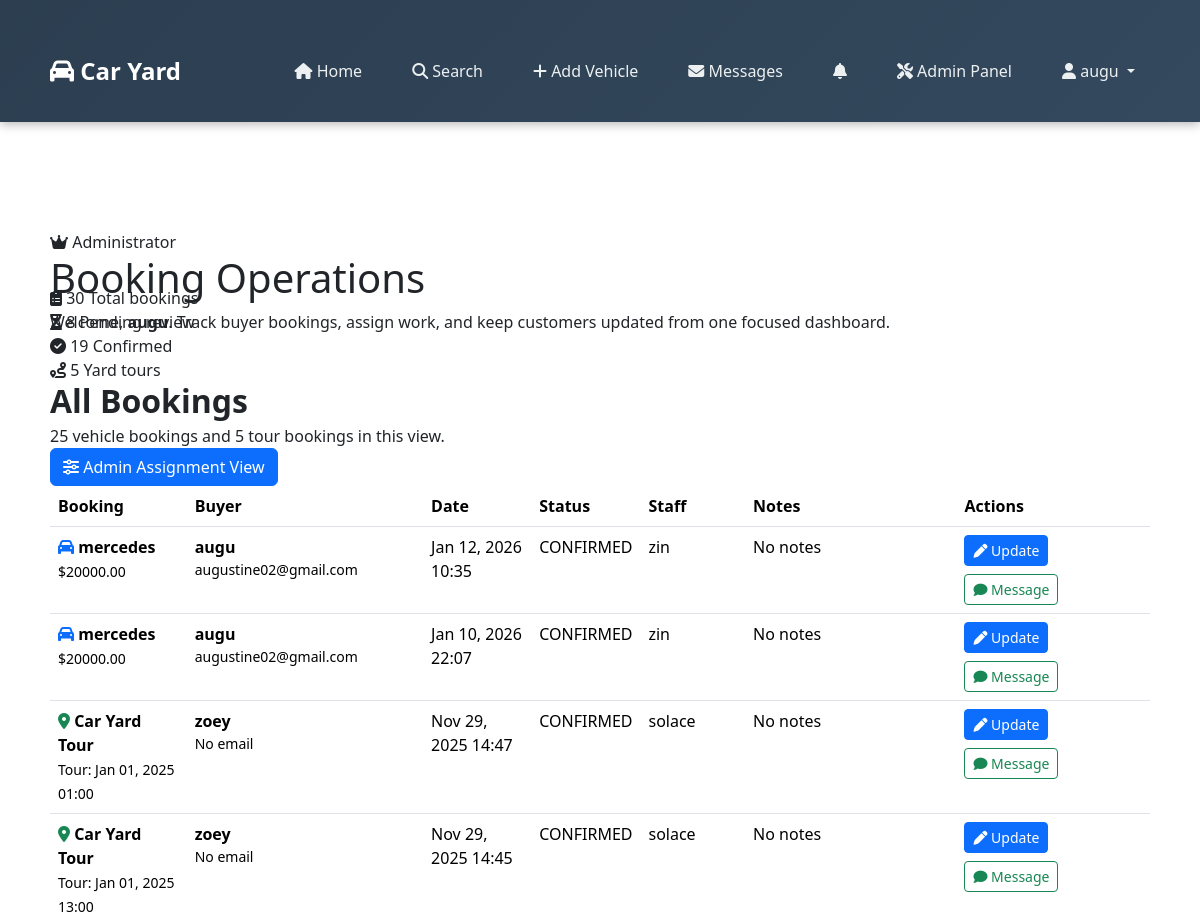
/staff/dashboard/ (signed in, upper part), run on an earlier commit of the app's database.
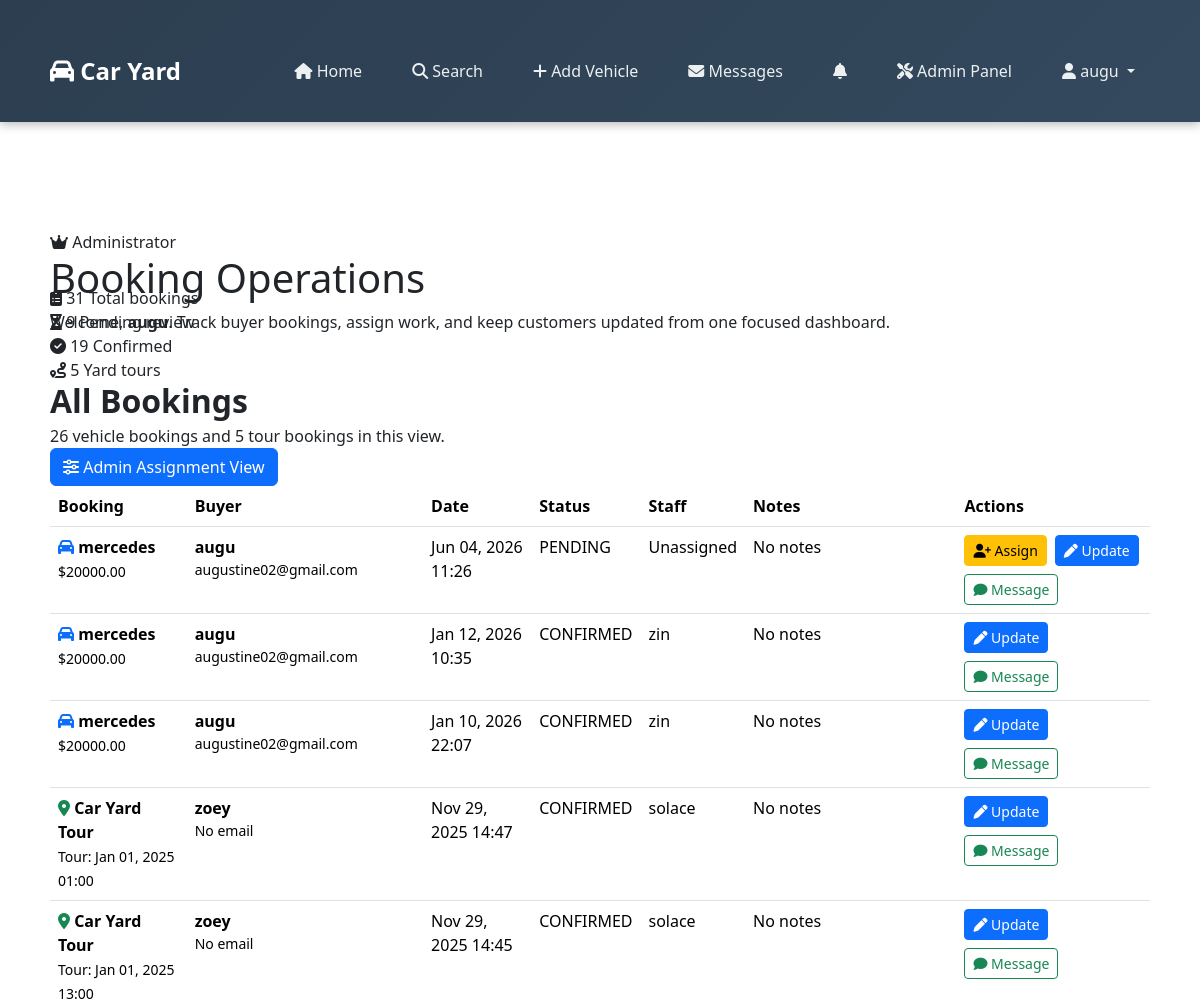
And on a later commit of the database.
### caryard/models.py (models this page shows, shortened)
class Booking(models.Model):
    STATUS_CHOICES = (
        ('PENDING', 'Pending'),
        ('CONFIRMED', 'Confirmed'),
        ('CANCELLED', 'Cancelled'),
    )
    BOOKING_TYPE_CHOICES = (
        ('VEHICLE', 'Vehicle Purchase'),
        ('TOUR', 'Car Yard Tour'),
    )
    booking_type = models.CharField(max_length=10, choices=BOOKING_TYPE_CHOICES, default='VEHICLE')
    vehicle = models.ForeignKey(Vehicle, on_delete=models.CASCADE, null=True, blank=True)
    buyer = models.ForeignKey(Buyer, on_delete=models.CASCADE)
    date = models.DateTimeField(default=timezone.now)
    staff = models.ForeignKey(Staff, on_delete=models.SET_NULL, null=True, blank=True)
    status = models.CharField(max_length=10, choices=STATUS_CHOICES, default='PENDING')
    tour_date = models.DateTimeField(null=True, blank=True, help_text="Preferred date for car yard tour")
    notes = models.TextField(blank=True, help_text="Additional notes for the booking")

class Vehicle(models.Model):
    seller = models.ForeignKey(Seller, on_delete=models.CASCADE, related_name="vehicles")
    title = models.CharField(max_length=200, null =True)
    description = models.TextField()
    price = models.DecimalField(max_digits=10, decimal_places=2, null = True)
    image = models.ImageField(upload_to="vehicles/")
    created = models.DateTimeField(default=timezone.now)

class Buyer(models.Model):
    user = models.OneToOneField(User, on_delete=models.CASCADE)
    phone = models.CharField(max_length=20, blank=True, null=True)
    address = models.CharField(max_length=255, blank=True, null=True)

class Staff(models.Model):
    user = models.OneToOneField(User, on_delete=models.CASCADE)
    position = models.CharField(max_length=100, blank=True, null=True, default='staff')
    phone = models.CharField(max_length=20, blank=True, null=True)
    assigned_since = models.DateTimeField(default=timezone.now)

### caryard/views.py (the view)
# urls.py: path('staff/dashboard/', views.staff_dashboard, name='staff_dashboard'),
@login_required
def staff_dashboard(request):
    try:
        staff = Staff.objects.get(user=request.user)
    except Staff.DoesNotExist:
        if not request.user.is_superuser:
            messages.error(request, "You must be a staff member to access this page.")
            return redirect("home")
        staff = None
    if request.user.is_superuser:
        bookings = Booking.objects.select_related('vehicle', 'buyer', 'staff').all().order_by('-date')
    elif staff:
        bookings = Booking.objects.filter(staff=staff).select_related('vehicle', 'buyer').order_by('-date')
    else:
        bookings = []
    total_bookings = bookings.count()
    pending_count = bookings.filter(status='PENDING').count()
    confirmed_count = bookings.filter(status='CONFIRMED').count()
    cancelled_count = bookings.filter(status='CANCELLED').count()
    tour_count = bookings.filter(booking_type='TOUR').count()
    vehicle_booking_count = bookings.filter(booking_type='VEHICLE').count()
    return render(request, "staff_dashboard.html", {
        "staff": staff,
        "bookings": bookings,
        "total_bookings": total_bookings,
        "pending_count": pending_count,
        "confirmed_count": confirmed_count,
        "cancelled_count": cancelled_count,
        "tour_count": tour_count,
        "vehicle_booking_count": vehicle_booking_count,
    })

### caryard/templates/staff_dashboard.html (shortened to what the changed rows need)
{% extends "base.html" %}
{% load static %}
{% block content %}
<section class="cy-dashboard-hero" style="--hero-image: url('{% static 'img/car/car-14.jpg' %}');">
    <h1>Booking Operations</h1>
</section>
<section class="cy-stats-grid" style="margin-top: -48px;">
    <div class="cy-stat-card">
        <span class="cy-stat-icon"><i class="fa fa-clipboard-list"></i></span>
        <span class="cy-stat-value">{{ total_bookings }}</span>
        <span class="cy-stat-label">Total bookings</span>
    </div>
    <div class="cy-stat-card">
        <span class="cy-stat-icon"><i class="fa fa-hourglass-half"></i></span>
        <span class="cy-stat-value">{{ pending_count }}</span>
        <span class="cy-stat-label">Pending review</span>
    </div>
</section>
<section class="cy-panel">
    <div class="cy-toolbar">
        <div>
            <h2 class="fw-bold mb-1">{% if user.is_superuser %}All Bookings{% else %}My Assigned Bookings{% endif %}</h2>
            <p class="cy-muted mb-0">{{ vehicle_booking_count }} vehicle booking{{ vehicle_booking_count|pluralize }} and {{ tour_count }} tour booking{{ tour_count|pluralize }} in this view.</p>
        </div>
    </div>
    {% if bookings %}
    <div class="cy-table-wrap">
        <table class="table cy-table">
            <thead>
                <tr>
                    <th>Booking</th>
                    <th>Buyer</th>
                    <th>Date</th>
                    <th>Status</th>
                    <th>Staff</th>
                    <th>Notes</th>
                    <th>Actions</th>
                </tr>
            </thead>
            <tbody>
                {% for booking in bookings %}
                <tr>
                    <td>
                        <div class="fw-bold">
                            {% if booking.booking_type == 'TOUR' %}
                            <i class="fa fa-map-marker-alt text-success"></i> Car Yard Tour
                            {% else %}
                            <i class="fa fa-car text-primary"></i> {{ booking.vehicle.title|default:"Vehicle booking" }}
                            {% endif %}
                        </div>
                        {% if booking.vehicle %}
                        <small class="cy-muted">${{ booking.vehicle.price|floatformat:2 }}</small>
                        {% elif booking.tour_date %}
                        <small class="cy-muted">Tour: {{ booking.tour_date|date:"M d, Y H:i" }}</small>
                        {% endif %}
                    </td>
                    <td>
                        <strong>{{ booking.buyer.user.username }}</strong>
                        <small class="d-block cy-muted">{{ booking.buyer.user.email|default:"No email" }}</small>
                    </td>
                    <td>{{ booking.date|date:"M d, Y H:i" }}</td>
                    <td>
                        <span class="cy-status {% if booking.status == 'CONFIRMED' %}cy-status-confirmed{% elif booking.status == 'PENDING' %}cy-status-pending{% else %}cy-status-cancelled{% endif %}">
                            {{ booking.status }}
                        </span>
                    </td>
                    <td>
                        {% if booking.staff %}
                        {{ booking.staff.user.username }}
                        {% else %}
                        <span class="cy-muted">Unassigned</span>
                        {% endif %}
                    </td>
                    <td class="cy-muted">{{ booking.notes|default:"No notes"|truncatewords:10 }}</td>
                    <td>
                        <div class="d-flex flex-wrap gap-2">
                            {% if user.is_superuser and not booking.staff %}
                            <a href="{% url 'assign_staff' booking.id %}" class="btn btn-sm btn-warning"><i class="fa fa-user-plus"></i> Assign</a>
                            {% endif %}
                            {% if booking.staff == staff or user.is_superuser %}
                            <a href="{% url 'update_booking_status' booking.id %}" class="btn btn-sm btn-primary"><i class="fa fa-pen"></i> Update</a>
                            {% endif %}
                            <a href="{% url 'chat_with_user' booking.buyer.user.id %}" class="btn btn-sm btn-outline-success"><i class="fa fa-comment"></i> Message</a>
                        </div>
                    </td>
                </tr>
                {% endfor %}
            </tbody>
        </table>
    </div>
    {% else %}
    <div class="text-center py-5">
        <i class="fa fa-clipboard-list" style="font-size: 4rem; color: #b8c2cc; margin-bottom: 20px;"></i>
        <h3 class="fw-bold">No bookings assigned</h3>
        <p class="cy-muted">New bookings will appear here when they are assigned to this workspace.</p>
    </div>
    {% endif %}
</section>
{% endblock %}

What changed in the data, as far as the page shows it:
added Booking: vehicle "mercedes", vehicle.price "20000.00", buyer.user.username "augu", buyer.user.email "augustine02@gmail.com", date "Jun 04, 2026 11:26", status "PENDING", shows "Unassigned", notes "No notes", shows "Assign", shows "Update"
Also different on the page:
{{ total_bookings }}: "30" → "31"
{{ pending_count }}: "8" → "9"
{{ vehicle_booking_count }}: "25" → "26"
